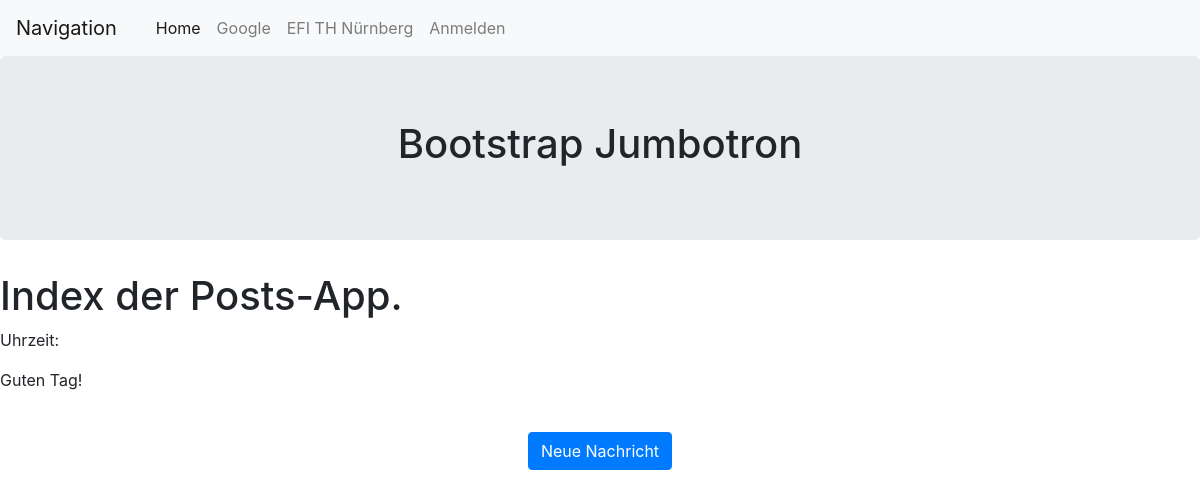
/posts/, run on an earlier commit of the app's database.
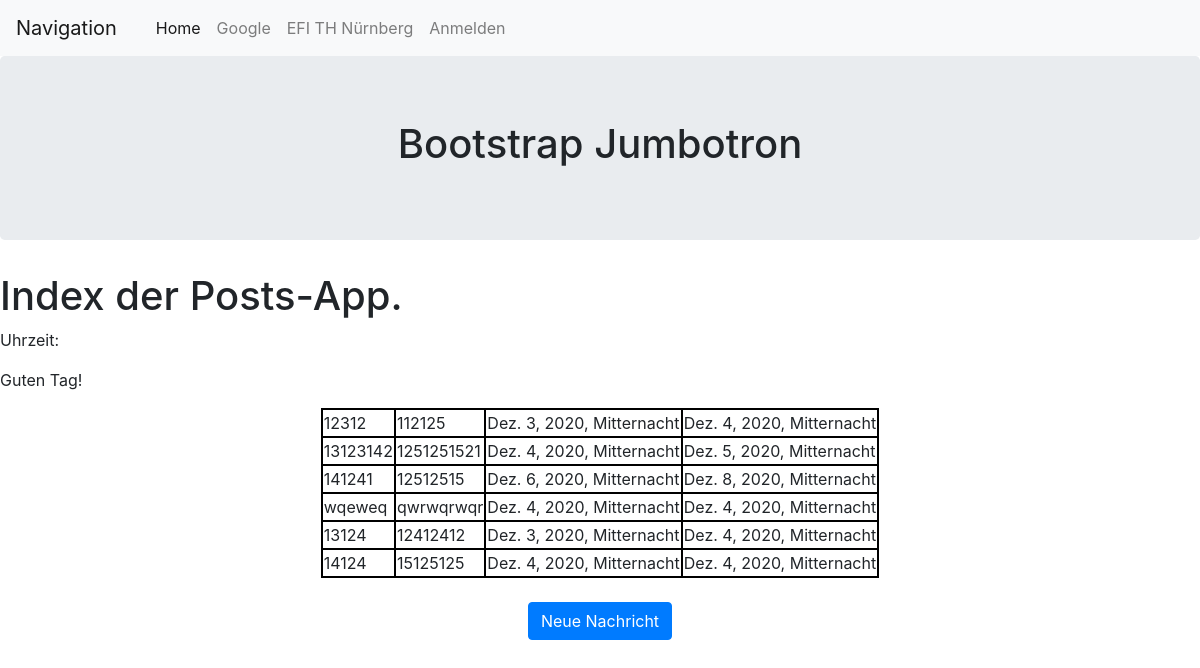
And on a later commit of the database.
### posts/models.py (models this page shows)
class Notice(models.Model):
    notice_title = models.CharField(max_length=80)
    notice_text = models.CharField(max_length=400)
    pub_start = models.DateTimeField()
    pub_end = models.DateTimeField()

### posts/views.py (the view)
# urls.py: path( '', views.index, name="index" ),
def index(request):
    initLogger()
    notices = Notice.objects.all()
    notices = notices.filter(pub_end__gte=timezone.now())
    context = {'notices': notices, 'current':time.localtime() }  #dictionary type
    return render (request, 'posts/posts.html',context)

### posts/views.py (called while the page is built)
def initLogger():
    global logger
    if logger == None:
        logger = logging.getLogger("django.db.backends")
        logger.setLevel(logging.DEBUG)
        logger.addHandler(logging.StreamHandler())

### templates/posts/posts.html (shortened to what this page needs)
{% extends "base.html" %}
{% block navigation %}
    <nav class="navbar navbar-expand-lg navbar-light bg-light">
        <a class="navbar-brand" href="#">Navigation</a>
        <div class="container-fluid">
            <ul class="nav navbar-nav">
                <li class="nav-item active"><a class="nav-link" href="http://127.0.0.1:8000/">Home</a></li>
                <li class="nav-item"><a class="nav-link" href="https://www.google.com/">Google</a></li>
                <li class="nav-item"><a class="nav-link" href="https://www.th-nuernberg.de/fakultaeten/efi/">EFI TH Nürnberg</a></li>
                {% if not user.is_authenticated %}
                    <li class="nav-item"><a class="nav-link" href="{% url 'login' %}?next=/posts">Anmelden</a></li>
                {% endif %}
            </ul>
        </div>
    </nav>
{% endblock %}
{% block content %}
    <div class ="jumbotron">
        <h1 align = "center">Bootstrap Jumbotron</h1>
    </div>
    <h1>  Index der Posts-App.</h1>
    <p>  Uhrzeit:{{ now }}</p>
    {% if current.tm_hour < 12 %}
        <p>Guten morgen!</p>
    {% elif current.tm_hour < 18 %}
        <p>Guten Tag!</p>
    {% else %}
        <p>Guten Abend!</p>
    {% endif %}
    <table align="center">
    {%  for notice in notices %}
       <tr>
            <td>{{ notice.notice_title }}</td>
            <td>{{ notice.notice_text }}</td>
            <td>{{ notice.pub_start }}</td>
            <td>{{ notice.pub_end}}</td>
        </tr>
    {%  endfor %}
    </table>
    <br>
    <p align="center"><a href="{% url 'new' %}" class="btn btn-primary" role="button">Neue Nachricht</a></p>
{% endblock %}

What changed in the data, as far as the page shows it:
added Notice: notice_title "12312", notice_text "112125", pub_start "Dez. 3, 2020, Mitternacht", pub_end "Dez. 4, 2020, Mitternacht"
added Notice: notice_title "13123142", notice_text "1251251521", pub_start "Dez. 4, 2020, Mitternacht", pub_end "Dez. 5, 2020, Mitternacht"
added Notice: notice_title "141241", notice_text "12512515", pub_start "Dez. 6, 2020, Mitternacht", pub_end "Dez. 8, 2020, Mitternacht"
added Notice: notice_title "wqeweq", notice_text "qwrwqrwqr", pub_start "Dez. 4, 2020, Mitternacht", pub_end "Dez. 4, 2020, Mitternacht"
added Notice: notice_title "13124", notice_text "12412412", pub_start "Dez. 3, 2020, Mitternacht", pub_end "Dez. 4, 2020, Mitternacht"
added Notice: notice_title "14124", notice_text "15125125", pub_start "Dez. 4, 2020, Mitternacht", pub_end "Dez. 4, 2020, Mitternacht"
